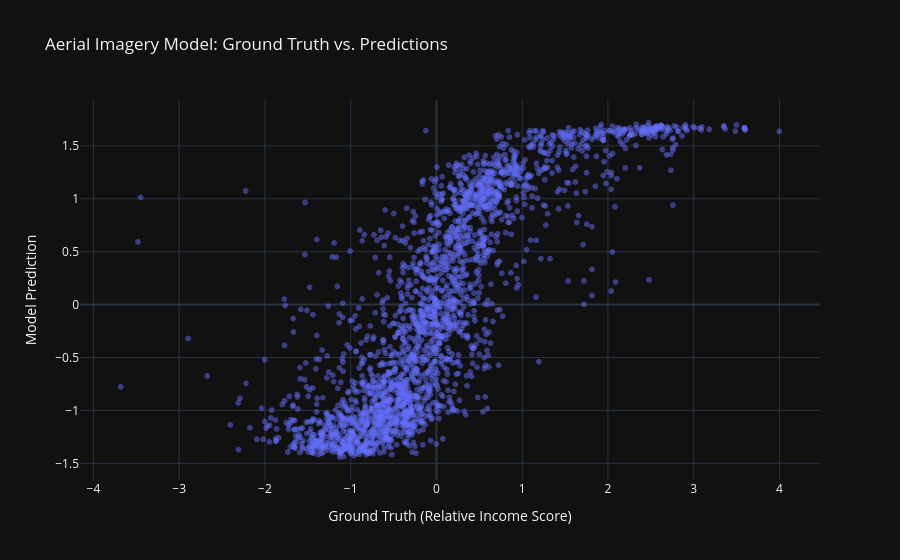

This figure's notebook cell:
### Code cell
import plotly.express as px
import pandas as pd

# 1. Ensure numeric types (in case headers are still present)
df_clean = gdf[gdf["predicted_value"] != "predicted_value"].groupby("GEOID").agg({"predicted_value": "mean", "Rel_Score": "mean"}).reset_index()
df_clean["predicted_value"] = pd.to_numeric(df_clean["predicted_value"])
df_clean["Rel_Score"] = pd.to_numeric(df_clean["Rel_Score"])

import plotly.express as px

# Reset index to ensure DOITT_ID (and any other index) is available as a column for Plotly
fig = px.scatter(
    df_clean.reset_index(),  # <--- Added .reset_index() here
    x="Rel_Score", 
    y="predicted_value",
    hover_data=["GEOID"],
    title="Aerial Imagery Model: Ground Truth vs. Predictions",
    labels={
        "Rel_Score": "Ground Truth (Relative Income Score)", 
        "predicted_value": "Model Prediction"
    },
    opacity=0.5,
    template="plotly_dark"
)

# Add identity line
# min_val = min(df_clean["Rel_Score"].min(), df_clean["predicted_value"].min())
# max_val = max(df_clean["Rel_Score"].max(), df_clean["predicted_value"].max())
# fig.add_shape(
#     type="line", line=dict(dash="dash", color="cyan", width=2),
#     x0=min_val, y0=min_val, x1=max_val, y1=max_val
# )

fig.show()

### Figure 1 — Plotly figure (JSON) as saved in the notebook; plotly's stock layout.template omitted (floating-point values rounded to 4 significant figures; data arrays with more than 128 entries replaced by an {"elided": "..."} marker saying what was removed)
{"data": [{"customdata": {"elided": "2300x1 int values"}, "hovertemplate": "Ground Truth (Relative Income Score)=%{x}<br>Model Prediction=%{y}<br>GEOID=%{customdata[0]}<extra></extra>", "legendgroup": "", "marker": {"color": "#636efa", "opacity": 0.5, "symbol": "circle"}, "mode": "markers", "name": "", "showlegend": false, "type": "scattergl", "x": {"elided": "2300 float values"}, "xaxis": "x", "y": {"elided": "2300 float values"}, "yaxis": "y"}], "layout": {"legend": {"tracegroupgap": 0}, "title": {"text": "Aerial Imagery Model: Ground Truth vs. Predictions"}, "xaxis": {"anchor": "y", "domain": [0, 1], "title": {"text": "Ground Truth (Relative Income Score)"}}, "yaxis": {"anchor": "x", "domain": [0, 1], "title": {"text": "Model Prediction"}}}}
